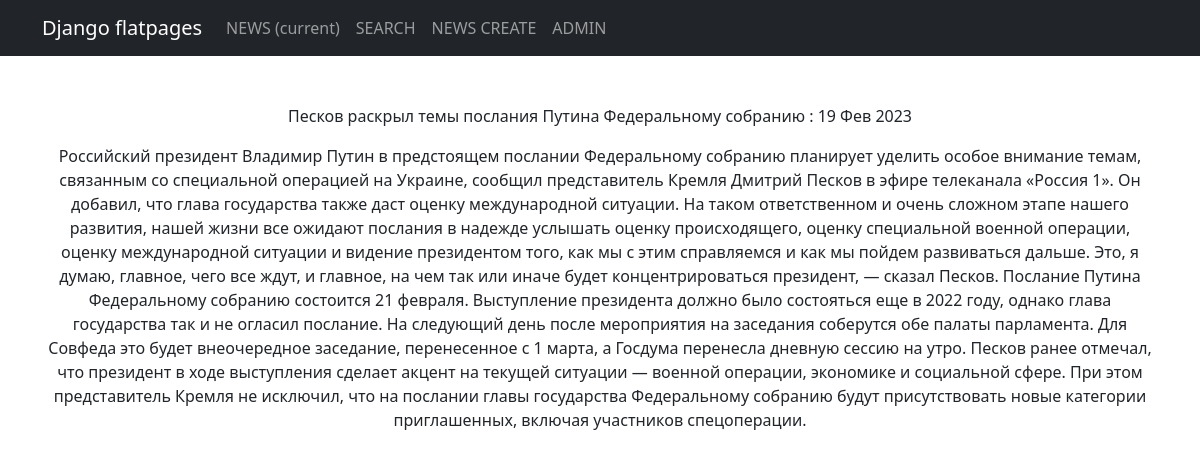
/news/18, run on the app's committed database.
### news_app/models.py (models this page shows, shortened)
class News(models.Model):
    title = models.CharField(max_length=64)
    text = models.TextField()
    date_creation = models.DateTimeField(auto_now_add=True)
    slug = models.SlugField(max_length=128, unique=True)
    newsCategory = models.ManyToManyField(Category, through='NewsCategory')
    NEWS = 'NW'
    ARTICLE = 'AR'
    CATEGORY_CHOCES = (
        (NEWS, 'Новость'),
        (ARTICLE, 'Статья'),
    )
    type = models.CharField(max_length=2, choices=CATEGORY_CHOCES, default=NEWS)

### news_app/views.py (the view)
# urls.py: path('news/<int:pk>', NewDetail.as_view(), name='detail_new'),
class NewDetail(DetailView):
    model = News
    context_object_name = 'New'
    template_name = 'news_app/new.html'

### news_app/templatetags/custom_filters.py (called while the page is built)
@register.filter()
def currency(text_in):
    text_out = text_in[:].split()
    for i in text_out:
        for key, value in STOP_LIST.items():
            if key in text_out:
                index_word = text_out.index(key)
                text_out[index_word] = value
    text_out = ' '.join(text_out)
    return f'{text_out}'

### news_app/templates/news_app/new.html
{% extends 'default.html' %}
{% load custom_filters %}
{% load custom_tags %}
{% block content %}
<p>{{ New.title|currency }} : {{ New.date_creation|date:'d M Y' }}</p>
<p>{{ New.text|currency }} </p>
{% endblock content%}

### data on the page
News: title "Песков раскрыл темы послания Путина Федеральному собранию", date_creation "19 Фев 2023", text "Российский президент Владимир Путин в предстоящем послании Федеральному собранию планирует уделить особое внимание темам, связанным со специальной операцией на Украине, сообщил представитель Кремля Дмитрий Песков в эфире телеканала «Россия 1». Он добавил, что глава государства также даст оценку международной ситуации. На таком ответственном и очень сложном этапе нашего развития, нашей жизни все ожидают послания в надежде услышать оценку происходящего, оценку специальной военной операции, оценку международной ситуации и видение президентом того, как мы с этим справляемся и как мы пойдем развиваться дальше. Это, я думаю, главное, чего все ждут, и главное, на чем так или иначе будет…"
